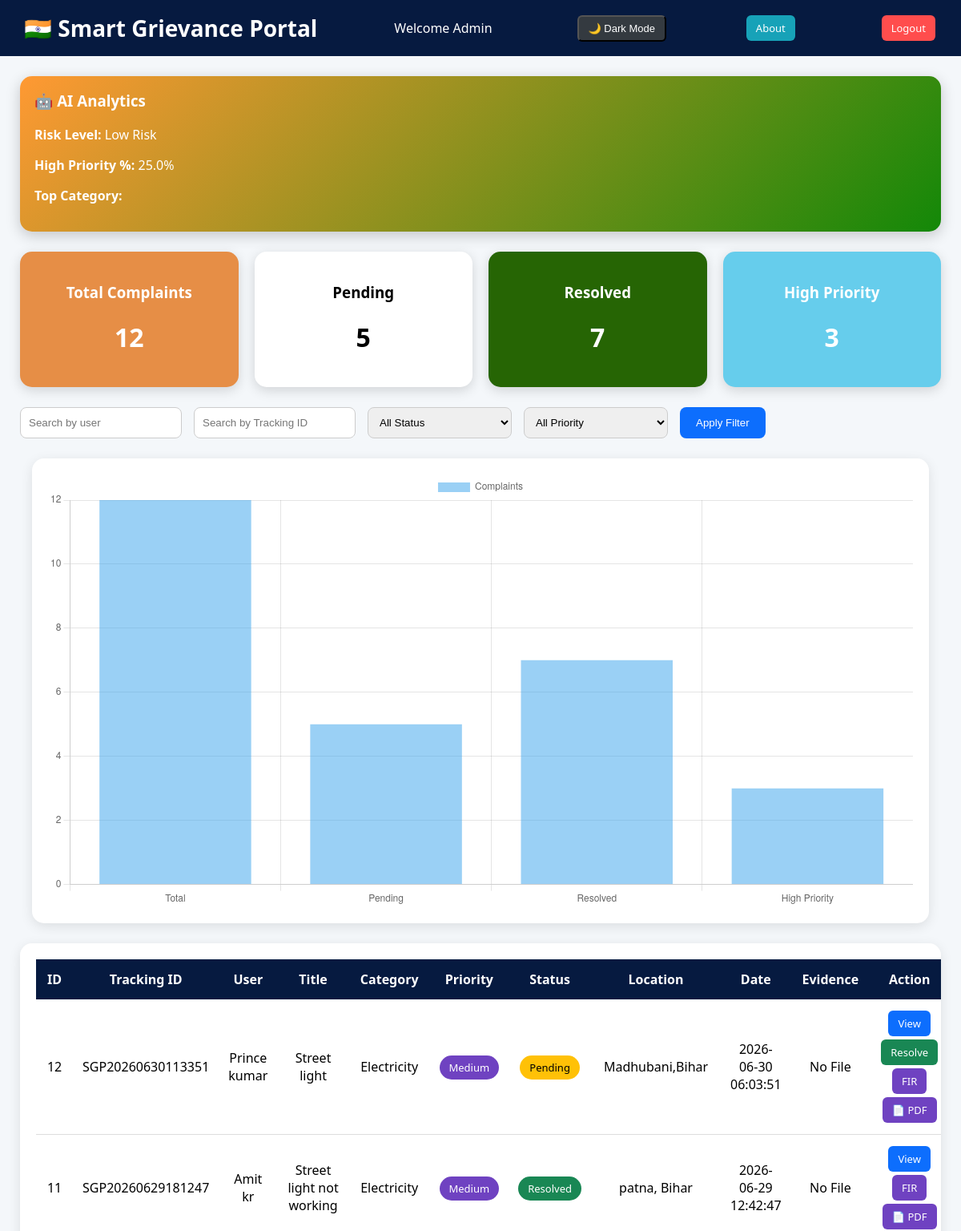
The app's page /admin (signed in, upper part), older data.
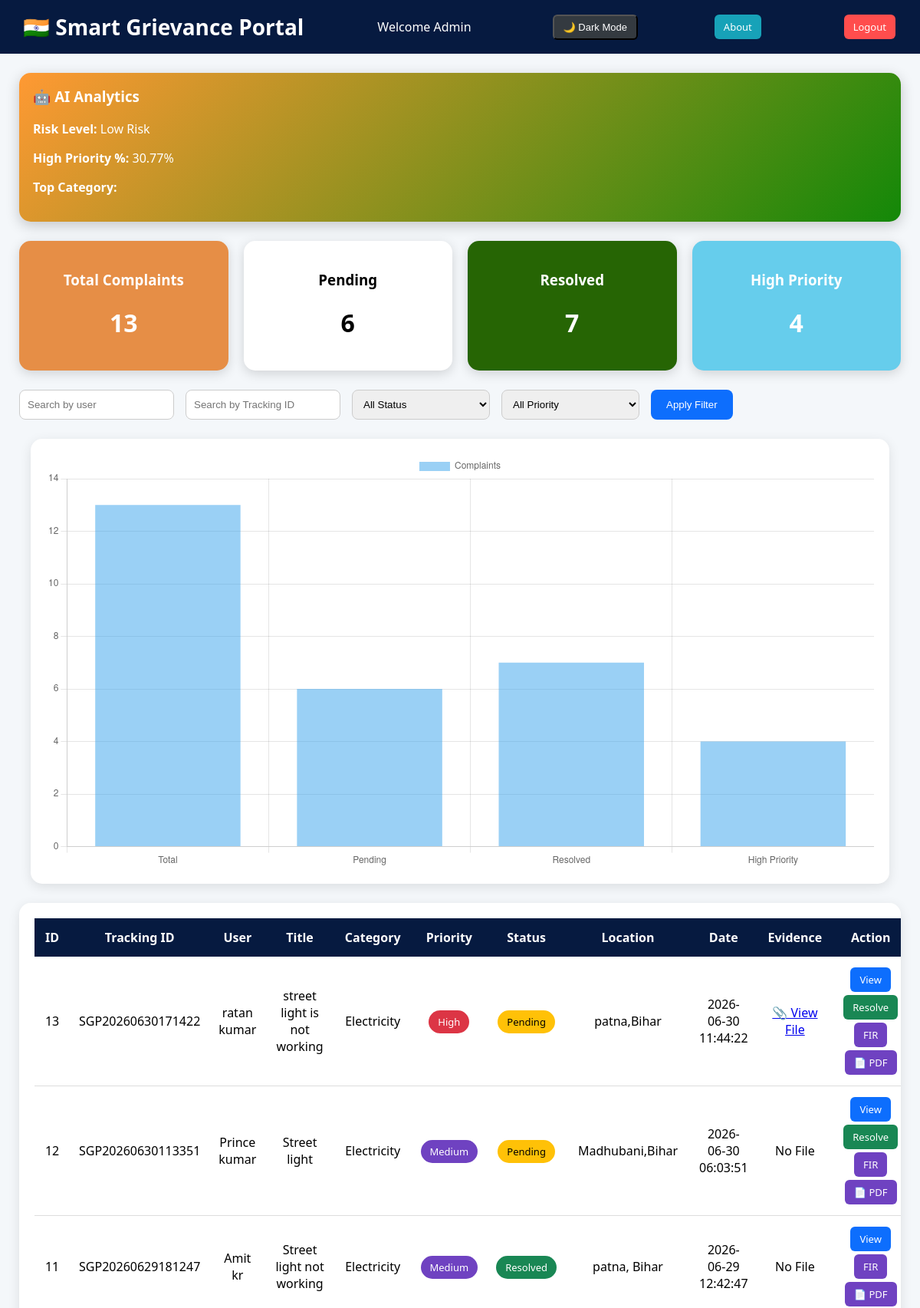
The same page, newer data.
### tables this page shows
CREATE TABLE complaints (
            id INTEGER PRIMARY KEY AUTOINCREMENT,
            user_name TEXT NOT NULL,
            title TEXT NOT NULL,
            description TEXT NOT NULL,
            category TEXT NOT NULL,
            priority TEXT DEFAULT 'Medium',
            status TEXT DEFAULT 'Pending',
            ai_score INTEGER DEFAULT 0,
            created_at TEXT DEFAULT CURRENT_TIMESTAMP
        , location TEXT, evidence TEXT, reply TEXT, tracking_id TEXT);

### app.py (the view)
@app.route("/admin")
def admin():
    if "user" not in session or session["role"] != "admin":
        return redirect(url_for("login"))
    search = request.args.get("search", "")
    priority = request.args.get("priority", "")
    status = request.args.get("status", "")
    query = "SELECT * FROM complaints WHERE 1=1"
    values = []
    if search:
        query += " AND user_name LIKE ?"
        values.append(f"%{search}%")
    if priority:
        query += " AND priority=?"
        values.append(priority)
    if status:
        query += " AND status=?"
        values.append(status)
    query += " ORDER BY created_at DESC"
    with get_db_connection() as conn:
        complaints = conn.execute(
            query,
            values
        ).fetchall()
        total = conn.execute("""
        SELECT COUNT(*) FROM complaints
        """).fetchone()[0]
        pending = conn.execute("""
        SELECT COUNT(*) FROM complaints
        WHERE status='Pending'
        """).fetchone()[0]
        resolved = conn.execute("""
        SELECT COUNT(*) FROM complaints
        WHERE status='Resolved'
        """).fetchone()[0]
        high_priority = conn.execute("""
        SELECT COUNT(*) FROM complaints
        WHERE priority='High'
        """).fetchone()[0]
    high_percent = round(
        (high_priority / total) * 100,
        2
    ) if total else 0
    risk_level = (
        "High Risk"
        if high_percent > 40
        else "Low Risk"
    )
    return render_template(
        "admin.html",
        complaints=complaints,
        total=total,
        pending=pending,
        resolved=resolved,
        high_priority=high_priority,
        high_percent=high_percent,
        risk_level=risk_level
    )

### app.py (called while the page is built)
def get_db_connection():
    conn = sqlite3.connect(DATABASE)
    conn.row_factory = sqlite3.Row
    return conn

### templates/admin.html (shortened to what this page needs)
<!DOCTYPE html>
<html>
<head>
</head>
<body>
<div class="navbar">
<h2>🇮🇳 Smart Grievance Portal</h2>
Welcome Admin
<button id="darkModeBtn" class="btn" style="background:#343a40; margin-left:10px;">
🌙 Dark Mode
</button>
<a href="{{ url_for('about') }}"
class="btn"
style="background:#17a2b8; margin-right:10px;">
About
</a>
<a href="{{ url_for('logout') }}" class="btn logout">
Logout
</a>
</div>
<div class="ai-card">
<h3>🤖 AI Analytics</h3>
<p><b>Risk Level:</b> {{ risk_level }}</p>
<p><b>High Priority %:</b> {{ high_percent }}%</p>
<p><b>Top Category:</b> {{ most_category }}</p>
</div>
<div class="cards">
<div class="card total">
<h3>Total Complaints</h3>
<h1>{{ total }}</h1>
</div>
<div class="card pending">
<h3>Pending</h3>
<h1>{{ pending }}</h1>
</div>
<div class="card resolved">
<h3>Resolved</h3>
<h1>{{ resolved }}</h1>
</div>
<div class="card high">
<h3>High Priority</h3>
<h1>{{ high_priority }}</h1>
</div>
</div>
<form method="GET" class="filters">
<input
type="text"
name="search"
placeholder="Search by user"
value="{{ request.args.get('search','') }}">
<input
type="text"
name="tracking_id"
placeholder="Search by Tracking ID"
value="{{ request.args.get('tracking_id','') }}">
<select name="status">
<option value="">All Status</option>
</select>
<select name="priority">
<option value="">All Priority</option>
</select>
<button type="submit" class="apply-btn">
Apply Filter
</button>
</form>
<div class="chart-box">
<canvas id="chart"></canvas>
</div>
<div class="table-box">
<table>
<thead>
<tr>
<th>ID</th>
<th>Tracking ID</th>
<th>User</th>
<th>Title</th>
<th>Category</th>
<th>Priority</th>
<th>Status</th>
<th>Location</th>
<th>Date</th>
<th>Evidence</th>
<th>Action</th>
</tr>
</thead>
<tbody>
{% for c in complaints %}
<tr>
<td>{{ c.id }}</td>
<td>{{ c.tracking_id }}</td>
<td>{{ c.user_name }}</td>
<td>{{ c.title }}</td>
<td>{{ c.category }}</td>
<td>
{% if c.priority == "High" %}
<span class="badge high-priority">
{{ c.priority }}
</span>
{% elif c.priority == "Medium" %}
<span class="badge medium">
{{ c.priority }}
</span>
{% else %}
<span class="badge low">
{{ c.priority }}
</span>
{% endif %}
</td>
<td>
{% if c.status == "Pending" %}
<span class="badge pending-status">
Pending
</span>
{% else %}
<span class="badge resolved-status">
Resolved
</span>
{% endif %}
</td>
<td>{{ c.location }}</td>
<td>{{ c.created_at }}</td>
<td>
{% if c.evidence %}
<a href="{{ url_for('static', filename='uploads/' + c.evidence) }}"
target="_blank">
📎 View File
</a>
{% else %}
No File
{% endif %}
</td>
<td>
<a href="{{ url_for('view_complaint', id=c.id) }}" class="btn view">
View
</a>
{% if c.status == "Pending" %}
<a href="{{ url_for('update_status', id=c.id, status='Resolved') }}"
class="btn resolve">
Resolve
</a>
{% endif %}
<a href="{{ url_for('generate_fir', id=c.id) }}"
class="btn fir">
FIR
</a>
<a href="{{ url_for('download_fir', id=c.id) }}"
class="btn fir">
📄 PDF
</a>
</td>
{% endfor %}
</tbody>
</table>
</div>
<script>
const ctx =
document.getElementById("chart");
new Chart(ctx, {
type:"bar",
data:{
labels:[
"Total",
"Pending",
"Resolved",
"High Priority"
],
datasets:[{
label:"Complaints",
data:[
{{ total }},
{{ pending }},
{{ resolved }},
{{ high_priority }}
]
}]
},
options:{
responsive:true
}
});
</script>
</body>
</html>

### templates/admin.html (style rules this page uses)
body { margin:0; font-family:Segoe UI; background:#f4f7fa; overflow-x:hidden; }
.navbar { background:#061a40; color:white; padding:16px 30px; display:flex; justify-content:space-between; align-items:center; }
.navbar h2 { margin:0; font-size:28px; }
.logout { background:#ff4d4d; padding:10px 18px; color:white; border-radius:8px; text-decoration:none; }
body::before { content:""; position:fixed; top:50%; left:50%; width:800px; height:800px; background:url("https://upload.wikimedia.org/wikipedia/commons/1/17/Ashoka_Chakra.svg") no-repeat center; background-size:contain; opacity:0.05; transform:translate(-50%,-50%); animation:rotate 60s linear infinite; z-index:-1; }
.ai-card { margin:25px; padding:18px; border-radius:15px; color:white; background:linear-gradient( 135deg, #ff9933, #138808 ); box-shadow:0 5px 18px rgba(0,0,0,0.2); }
.ai-card h3 { margin-top:0; }
.cards { display:flex; gap:20px; flex-wrap:wrap; margin:25px; }
.card { flex:1; min-width:200px; padding:20px; border-radius:15px; color:white; text-align:center; box-shadow:0 4px 15px rgba(0,0,0,0.15); }
.total { background:#e68e46; }
.pending { background:#ffffff; color:black; }
.resolved { background:#266504; }
.high { background:#66cdec; }
.filters { margin:25px; display:flex; gap:15px; flex-wrap:wrap; }
.filters input, .filters select { padding:10px; border-radius:8px; border:1px solid #ccc; min-width:180px; }
.apply-btn { background:#0d6efd; color:white; border:none; border-radius:8px; padding:10px 20px; cursor:pointer; }
.chart-box { width:90%; margin:auto; background:white; padding:20px; border-radius:15px; box-shadow:0 4px 15px rgba(0,0,0,0.1); }
.table-box { margin:25px; background:white; padding:20px; border-radius:15px; overflow-x:auto; box-shadow:0 4px 15px rgba(0,0,0,0.1); }
table { width:100%; border-collapse:collapse; }
th { background:#061a40; color:white; padding:14px; }
td { padding:12px; text-align:center; border-bottom:1px solid #ddd; }
.badge { padding:6px 12px; border-radius:20px; color:white; font-size:13px; }
.medium { background:#6f42c1; }
.high-priority { background:#dc3545; }
.pending-status { background:#ffc107; color:black; }
.resolved-status { background:#198754; }
.btn { padding:7px 12px; border-radius:6px; color:white; text-decoration:none; font-size:13px; display:inline-block; margin:2px; }
.view { background:#0d6efd; }
.resolve { background:#198754; }
.fir { background:#6f42c1; }

Row changes from the older to the newer data that the page shows:
added complaints: id "13", tracking_id "SGP20260630171422", user_name "ratan kumar", title "street light is not working", category "Electricity", priority "High", status "Pending", location "patna,Bihar", created_at "2026-06-30 11:44:22"
Text that changed along with them:
{{ high_percent }}: "25.0" → "30.77"
{{ total }}: "12" → "13"
{{ pending }}: "5" → "6"
{{ high_priority }}: "3" → "4"
chart data {{ total }}: 12 → 13
chart data {{ pending }}: 5 → 6
chart data {{ high_priority }}: 3 → 4
